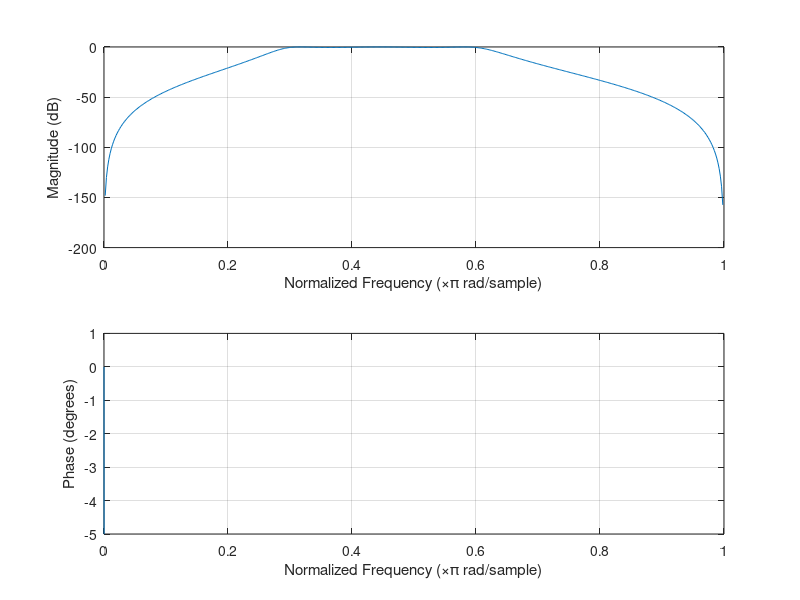

Source code (MATLAB): (Note: this script raises an error after producing the figure.)
clear all;
close all;
N_est = 1000;
N_val = 10000;
K = zeros(N_est);
D_est = zeros(N_est);
D_val = zeros(N_val);
sigma_ny = 0.5;
sigma_u0 = 1;
ny = rand(N_est,1);
ny = sigma_ny*ny/std(ny);
[b,a] = cheby1(3,0.5,[2*0.15 2*0.3]);
u0 = randn(N_est,1);
y0 = filter (b,a,u0);
y = y0 + ny;
figure();
freqz(b,a);
ylim([-5,1]);

for i = 1:N
    for j = 1:N
      if (j>i)
          K(i,j) = 0;
      else
          K(i,j) = u0(i-j+1,1);
      end      
    end
end


% Linear Least Squares
for i = 1:N_est
    D_est(i) = y;
end